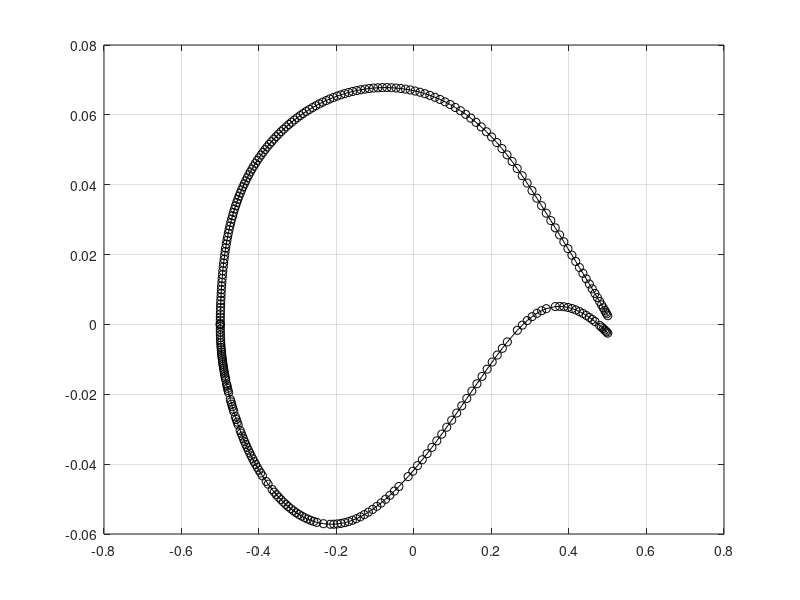

Write the MATLAB code that produced this figure. (Note: this script raises an error after producing the figure.)
clear all
clc
close all

lxis1 = 1;
lxie1 = 300;
lxit = lxie1;
lxi1 = lxie1;
xy = dlmread('oat15a.dat');
lnaca = length(xy)/2;
xnaca(:,1) = xy(1:lnaca,1);
xnaca(:,2) = xy(lnaca+1:end,1);
ynaca(:,1) = xy(1:lnaca,2);
ynaca(:,2) = xy(lnaca+1:end,2);
figure(1)
plot(xnaca(:,1),ynaca(:,1), '-ok'); hold on; grid on;
plot(xnaca(:,2),ynaca(:,2), '-ok');

% ll=5;
% nll=10;
% deg=2;
% xxnaca(:,1) = linspace(xnaca(1,1), xnaca(ll,1), nll);
% p = polyfit(xnaca(1:ll,1),ynaca(1:ll,1), deg);
% yynaca(:,1) = polyval(p,xxnaca(:,1));
% figure(1)
% plot(xxnaca(:,1),yynaca(:,1), 'or'); hold on; grid on;

ll=5;
nll=31;
deg=4;
yyle(:) = linspace(ynaca(ll,2), ynaca(ll,1), nll);
yy = [ynaca(ll:-1:1,2), ynaca(1:ll,1)];
xx = [xnaca(ll:-1:1,2), xnaca(1:ll,1)];
p = polyfit(yy,xx, deg);
xxle(:) = polyval(p,yyle(:));
% figure(1)
% plot(xxle(:),yyle(:), 'og'); hold on; grid on;

llte=4;
nllte=5;
degte=3;
xxte(:,1) = linspace(xnaca(end-llte+1,1), xnaca(end,1), nllte);
xx=xnaca(end-llte+1:end,1); yy=ynaca(end-llte+1:end,1);
p=polyfit(xx,yy,degte);
yyte(:,1) = polyval(p,xxte(:,1));
xxte(:,2) = linspace(xnaca(end-llte+1,2), xnaca(end,2), nllte);
xx=xnaca(end-llte+1:end,2); yy=ynaca(end-llte+1:end,2);
p=polyfit(xx,yy,degte);
yyte(:,2) = polyval(p,xxte(:,2));
% figure(1)
% plot(xxte(:,1),yyte(:,1), 'or'); hold on; grid on;
% plot(xxte(:,2),yyte(:,2), 'or');

% [AAA, kk] = min(xxle);
% kkk=min(kk-1, nll-kk);
% flag=0; iii=0;
% while flag==0
%     iii = iii+1;
%     if xxle(kk-kkk)<xnaca(iii,2)
%         flag=1;
%     end
% end
% lnaca = 80;
% a = xnaca(ll,1);
% b = xnaca(end-llte,1);
% for k=1:lnaca
%     xxnaca(k,1) = (a+b)/2 + (b-a)/2 * cos((k-1)/lnaca*pi);
% end
% % xxnaca(:,1) = linspace(a, b, lnaca);
% a = xxle(kk-kkk);
% b = xnaca(end-llte,2);
% for k=1:lnaca
%     xxnaca(k,2) = (a+b)/2 + (b-a)/2 * cos((k-1)/lnaca*pi);
% end
% % xxnaca(:,2) = linspace(a, b, lnaca);
% yynaca(:,1) = spline(xnaca(ll+1:end-llte-1,1), ynaca(ll+1:end-llte-1,1), xxnaca(:,1));
% bbbx = [xxle(kk-kkk); xnaca(iii:end-llte-1,2)];
% bbby = [yyle(kk-kkk); ynaca(iii:end-llte-1,2)];
% yynaca(:,2) = spline(bbbx, bbby, xxnaca(:,2));
% % figure(1)
% % plot(xxnaca(:,1),yynaca(:,1), 'ob'); hold on; grid on;
% % plot(xxnaca(:,2),yynaca(:,2), 'ob');
xxnaca(:,1) = xnaca(ll+1:end-llte,1);
xxnaca(:,2) = xnaca(ll+1:end-llte,2);
yynaca(:,1) = ynaca(ll+1:end-llte,1);
yynaca(:,2) = ynaca(ll+1:end-llte,2);

lnaca = length(xnaca)-llte - (ll+1) +1;
[AAA, kk] = min(xxle);
kkk=min(kk-1, nll-kk);
xnaca = zeros(lnaca+kkk+1+nllte,2);
ynaca = zeros(lnaca+kkk+1+nllte,2);
xnaca(1,1) = xxle(kk);
xnaca(1,2) = xxle(kk);
ynaca(1,1) = yyle(kk);
ynaca(1,2) = yyle(kk);
xnaca(2:kkk+1,1) = xxle(kk+1:kkk+kk);
xnaca(2:kkk+1,2) = xxle(kk-1:-1:kk-kkk);
ynaca(2:kkk+1,1) = yyle(kk+1:kkk+kk);
ynaca(2:kkk+1,2) = yyle(kk-1:-1:kk-kkk);
xnaca(end-nllte+1:end,1) = xxte(:,1);
ynaca(end-nllte+1:end,1) = yyte(:,1);
xnaca(end-nllte+1:end,2) = xxte(:,2);
ynaca(end-nllte+1:end,2) = yyte(:,2);
xnaca(kkk+2:end-nllte,:) = xxnaca(1:end,:);
ynaca(kkk+2:end-nllte,:) = yynaca(1:end,:);

% figure(1)
% plot(xnaca(:,1),ynaca(:,1), '-or'); hold on; grid on;
% plot(xnaca(:,2),ynaca(:,2), '-ob');

xend(:,1) = [xnaca(1:kkk+1,1); xnaca(kkk+2:end-nllte,1); xnaca(end-nllte+1:end,1)];
xend(:,2) = [xnaca(1:kkk+1,2); xnaca(kkk+2:end-nllte,2); xnaca(end-nllte+1:end,2)];
yend(:,1) = [ynaca(1:kkk+1,1); ynaca(kkk+2:end-nllte,1); ynaca(end-nllte+1:end,1)];
yend(:,2) = [ynaca(1:kkk+1,2); ynaca(kkk+2:end-nllte,2); ynaca(end-nllte+1:end,2)];

figure(1)
plot(xend(:,1),yend(:,1), '-or'); hold on; grid on;
plot(xend(:,2),yend(:,2), '-ob')

fileID = fopen('oat15a_ref.dat','w');
for i=1:length(xend(:,1))
    fprintf(fileID,'%e %e\n', xend(i,1), yend(i,1));
end
for i=1:length(xend(:,1))
    fprintf(fileID,'%e %e\n', xend(i,2), yend(i,2));
end
fclose(fileID);